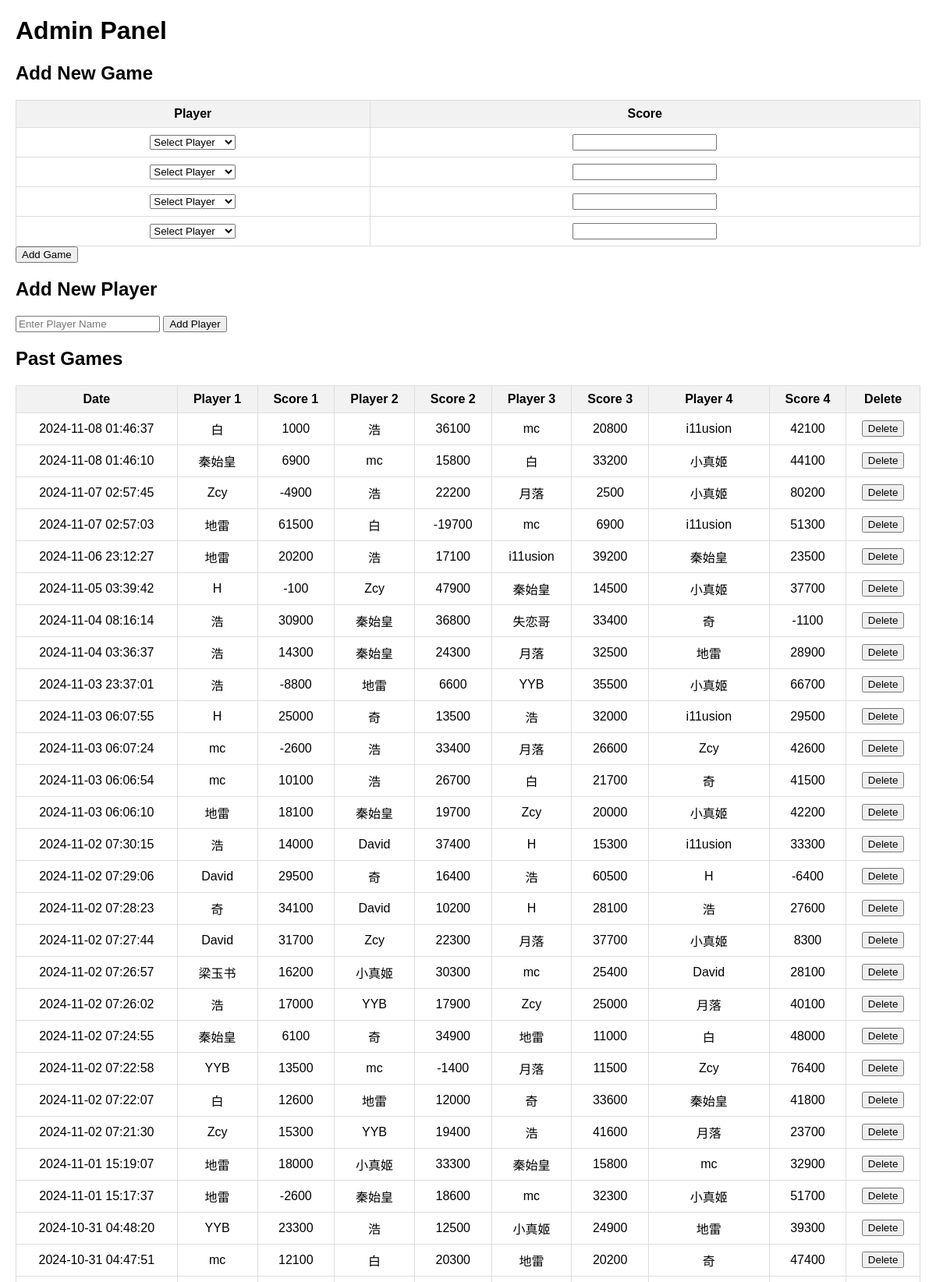
/admin (signed in, upper part), run on the app's committed database.
### tables this page shows
CREATE TABLE games (
    game_id INTEGER PRIMARY KEY AUTOINCREMENT,
    player1 TEXT NOT NULL,
    player2 TEXT NOT NULL,
    player3 TEXT NOT NULL,
    player4 TEXT NOT NULL,
    raw_score1 INTEGER NOT NULL,
    raw_score2 INTEGER NOT NULL,
    raw_score3 INTEGER NOT NULL,
    raw_score4 INTEGER NOT NULL,
    final_score1 INTEGER NOT NULL,
    final_score2 INTEGER NOT NULL,
    final_score3 INTEGER NOT NULL,
    final_score4 INTEGER NOT NULL,
    game_date TIMESTAMP DEFAULT CURRENT_TIMESTAMP
, is_fenix BOOLEAN DEFAULT FALSE);

### app.py (the view, shortened to what this page needs)
@app.route("/admin", methods=["GET", "POST"])
def admin_page():
    if not session.get("is_admin"):
        flash("Admin access required.", "danger")
        return redirect(url_for("admin_login"))
    conn = get_db_connection()
    cursor = conn.cursor()
    conn.close()
    conn = get_db_connection()
    cursor = conn.cursor()
    cursor.execute("SELECT * FROM players ORDER BY name")
    players = cursor.fetchall()
    cursor.execute("""SELECT game_id, game_date, player1, player2, player3, player4, raw_score1,
    raw_score2, raw_score3, raw_score4 FROM games ORDER BY game_date DESC""")
    games = cursor.fetchall()
    conn.close()
    return render_template("admin_dashboard.html", players=players, games=games)

### app.py (called while the page is built)
def get_db_connection():
    conn = sqlite3.connect('mahjong.db')
    conn.row_factory = sqlite3.Row  # Return rows as dictionaries
    return conn

### templates/admin_dashboard.html (shortened to what this page needs)
<!DOCTYPE html>
<html lang="en">
<head>
</head>
<body>
    <h1>Admin Panel</h1>
    <div class="form-section">
        <h2>Add New Game</h2>
        <form method="POST">
            <table>
                <tr>
                    <th>Player</th>
                    <th>Score</th>
                </tr>
                {% for i in range(1, 5) %}
                <tr>
                    <td>
                        <select name="player{{ i }}" required>
                            <option value="" disabled selected>Select Player</option>
                        </select>
                    </td>
                    <td>
                        <input type="number" name="score{{ i }}" required>
                    </td>
                </tr>
                {% endfor %}
            </table>
            <button type="submit" name="add_game">Add Game</button>
        </form>
    </div>
    <div class="form-section">
        <h2>Add New Player</h2>
        <form method="POST">
            <input type="text" name="player_name" placeholder="Enter Player Name" required>
            <button type="submit" name="add_player">Add Player</button>
        </form>
    </div>
    <div class="form-section">
        <h2>Past Games</h2>
        <table>
            <tr>
                <th>Date</th>
                <th>Player 1</th>
                <th>Score 1</th>
                <th>Player 2</th>
                <th>Score 2</th>
                <th>Player 3</th>
                <th>Score 3</th>
                <th>Player 4</th>
                <th>Score 4</th>
                <th>Delete</th>
            </tr>
            {% for game in games %}
            <tr>
                <td>{{ game['game_date'] }}</td>
                <td>{{ game['player1'] }}</td>
                <td>{{ game['raw_score1'] }}</td>
                <td>{{ game['player2'] }}</td>
                <td>{{ game['raw_score2'] }}</td>
                <td>{{ game['player3'] }}</td>
                <td>{{ game['raw_score3'] }}</td>
                <td>{{ game['player4'] }}</td>
                <td>{{ game['raw_score4'] }}</td>
                <td>
                    <form method="POST" style="display: inline;">
                        <button type="submit" name="delete_game">Delete</button>
                    </form>
                </td>
            </tr>
            {% endfor %}
        </table>
    </div>
</body>
</html>

### templates/admin_dashboard.html (style rules this page uses)
body { font-family: Arial, sans-serif; margin: 20px; }
table { width: 100%; border-collapse: collapse; margin-top: 10px; }
th, td { padding: 8px 12px; border: 1px solid #ddd; text-align: center; }
th { background-color: #f2f2f2; }
.form-section { margin: 20px 0; }

### data on the page
games: game_date "2024-11-08 01:46:37", player1 "白", raw_score1 "1000", player2 "浩", raw_score2 "36100", player3 "mc", raw_score3 "20800", player4 "i11usion", raw_score4 "42100"
games: game_date "2024-11-08 01:46:10", player1 "秦始皇", raw_score1 "6900", player2 "mc", raw_score2 "15800", player3 "白", raw_score3 "33200", player4 "小真姬", raw_score4 "44100"
games: game_date "2024-11-07 02:57:45", player1 "Zcy", raw_score1 "-4900", player2 "浩", raw_score2 "22200", player3 "月落", raw_score3 "2500", player4 "小真姬", raw_score4 "80200"
games: game_date "2024-11-07 02:57:03", player1 "地雷", raw_score1 "61500", player2 "白", raw_score2 "-19700", player3 "mc", raw_score3 "6900", player4 "i11usion", raw_score4 "51300"
games: game_date "2024-11-06 23:12:27", player1 "地雷", raw_score1 "20200", player2 "浩", raw_score2 "17100", player3 "i11usion", raw_score3 "39200", player4 "秦始皇", raw_score4 "23500"
games: game_date "2024-11-05 03:39:42", player1 "H", raw_score1 "-100", player2 "Zcy", raw_score2 "47900", player3 "秦始皇", raw_score3 "14500", player4 "小真姬", raw_score4 "37700"
games: game_date "2024-11-04 08:16:14", player1 "浩", raw_score1 "30900", player2 "秦始皇", raw_score2 "36800", player3 "失恋哥", raw_score3 "33400", player4 "奇", raw_score4 "-1100"
games: game_date "2024-11-04 03:36:37", player1 "浩", raw_score1 "14300", player2 "秦始皇", raw_score2 "24300", player3 "月落", raw_score3 "32500", player4 "地雷", raw_score4 "28900"
games: game_date "2024-11-03 23:37:01", player1 "浩", raw_score1 "-8800", player2 "地雷", raw_score2 "6600", player3 "YYB", raw_score3 "35500", player4 "小真姬", raw_score4 "66700"
games: game_date "2024-11-03 06:07:55", player1 "H", raw_score1 "25000", player2 "奇", raw_score2 "13500", player3 "浩", raw_score3 "32000", player4 "i11usion", raw_score4 "29500"
games: game_date "2024-11-03 06:07:24", player1 "mc", raw_score1 "-2600", player2 "浩", raw_score2 "33400", player3 "月落", raw_score3 "26600", player4 "Zcy", raw_score4 "42600"
games: game_date "2024-11-03 06:06:54", player1 "mc", raw_score1 "10100", player2 "浩", raw_score2 "26700", player3 "白", raw_score3 "21700", player4 "奇", raw_score4 "41500"
games: game_date "2024-11-03 06:06:10", player1 "地雷", raw_score1 "18100", player2 "秦始皇", raw_score2 "19700", player3 "Zcy", raw_score3 "20000", player4 "小真姬", raw_score4 "42200"
games: game_date "2024-11-02 07:30:15", player1 "浩", raw_score1 "14000", player2 "David", raw_score2 "37400", player3 "H", raw_score3 "15300", player4 "i11usion", raw_score4 "33300"
games: game_date "2024-11-02 07:29:06", player1 "David", raw_score1 "29500", player2 "奇", raw_score2 "16400", player3 "浩", raw_score3 "60500", player4 "H", raw_score4 "-6400"
games: game_date "2024-11-02 07:28:23", player1 "奇", raw_score1 "34100", player2 "David", raw_score2 "10200", player3 "H", raw_score3 "28100", player4 "浩", raw_score4 "27600"
games: game_date "2024-11-02 07:27:44", player1 "David", raw_score1 "31700", player2 "Zcy", raw_score2 "22300", player3 "月落", raw_score3 "37700", player4 "小真姬", raw_score4 "8300"
games: game_date "2024-11-02 07:26:57", player1 "梁玉书", raw_score1 "16200", player2 "小真姬", raw_score2 "30300", player3 "mc", raw_score3 "25400", player4 "David", raw_score4 "28100"
games: game_date "2024-11-02 07:26:02", player1 "浩", raw_score1 "17000", player2 "YYB", raw_score2 "17900", player3 "Zcy", raw_score3 "25000", player4 "月落", raw_score4 "40100"
games: game_date "2024-11-02 07:24:55", player1 "秦始皇", raw_score1 "6100", player2 "奇", raw_score2 "34900", player3 "地雷", raw_score3 "11000", player4 "白", raw_score4 "48000"
games: game_date "2024-11-02 07:22:58", player1 "YYB", raw_score1 "13500", player2 "mc", raw_score2 "-1400", player3 "月落", raw_score3 "11500", player4 "Zcy", raw_score4 "76400"
games: game_date "2024-11-02 07:22:07", player1 "白", raw_score1 "12600", player2 "地雷", raw_score2 "12000", player3 "奇", raw_score3 "33600", player4 "秦始皇", raw_score4 "41800"
games: game_date "2024-11-02 07:21:30", player1 "Zcy", raw_score1 "15300", player2 "YYB", raw_score2 "19400", player3 "浩", raw_score3 "41600", player4 "月落", raw_score4 "23700"
games: game_date "2024-11-01 15:19:07", player1 "地雷", raw_score1 "18000", player2 "小真姬", raw_score2 "33300", player3 "秦始皇", raw_score3 "15800", player4 "mc", raw_score4 "32900"
games: game_date "2024-11-01 15:17:37", player1 "地雷", raw_score1 "-2600", player2 "秦始皇", raw_score2 "18600", player3 "mc", raw_score3 "32300", player4 "小真姬", raw_score4 "51700"
games: game_date "2024-10-31 04:48:20", player1 "YYB", raw_score1 "23300", player2 "浩", raw_score2 "12500", player3 "小真姬", raw_score3 "24900", player4 "地雷", raw_score4 "39300"
games: game_date "2024-10-31 04:47:51", player1 "mc", raw_score1 "12100", player2 "白", raw_score2 "20300", player3 "地雷", raw_score3 "20200", player4 "奇", raw_score4 "47400"
